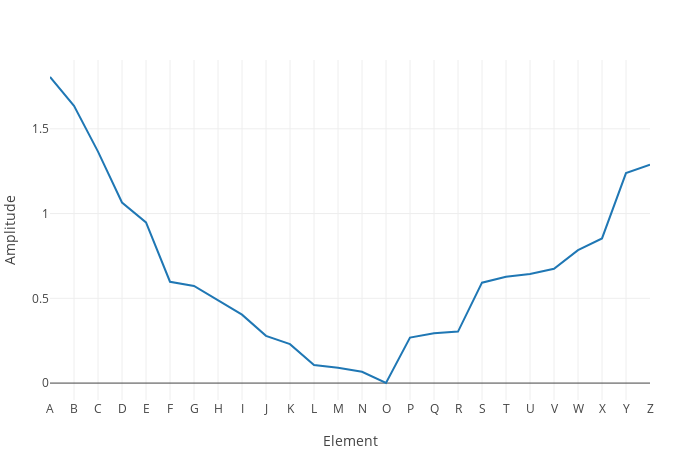

Notebook cell for this chart:
### Markdown cell above
## Amplitutde

### Code cell
a = abs.(element_score_)

plot_x_y((a,); layout = extend_layout(layout; yaxis_title = "Amplitude"))

### Figure 1 — Plotly figure (JSON) as saved in the notebook; plotly's stock layout.template omitted (floating-point values rounded to 4 significant figures)
{"data": [{"name": "1", "type": "scatter", "x": [1, 2, 3, 4, 5, 6, 7, 8, 9, 10, 11, 12, 13, 14, 15, 16, 17, 18, 19, 20, 21, 22, 23, 24, 25, 26], "y": [1.805, 1.636, 1.365, 1.065, 0.9479, 0.5978, 0.5733, 0.4883, 0.4038, 0.2786, 0.2297, 0.106, 0.09017, 0.067, 0.0004771, 0.2681, 0.2944, 0.3037, 0.5922, 0.6269, 0.6436, 0.6738, 0.7841, 0.8531, 1.239, 1.288]}], "layout": {"autosize": false, "height": 450, "margin": {"b": 50, "l": 50, "r": 50, "t": 60}, "templateaa": "plotly_white", "width": 700, "xaxis": {"autorange": true, "range": [1, 26], "ticktext": ["A", "B", "C", "D", "E", "F", "G", "H", "I", "J", "K", "L", "M", "N", "O", "P", "Q", "R", "S", "T", "U", "V", "W", "X", "Y", "Z"], "tickvals": [1, 2, 3, 4, 5, 6, 7, 8, 9, 10, 11, 12, 13, 14, 15, 16, 17, 18, 19, 20, 21, 22, 23, 24, 25, 26], "title": {"text": "Element"}, "type": "linear"}, "yaxis": {"autorange": true, "range": [-0.0998, 1.906], "title": {"text": "Amplitude"}, "type": "linear"}}}
